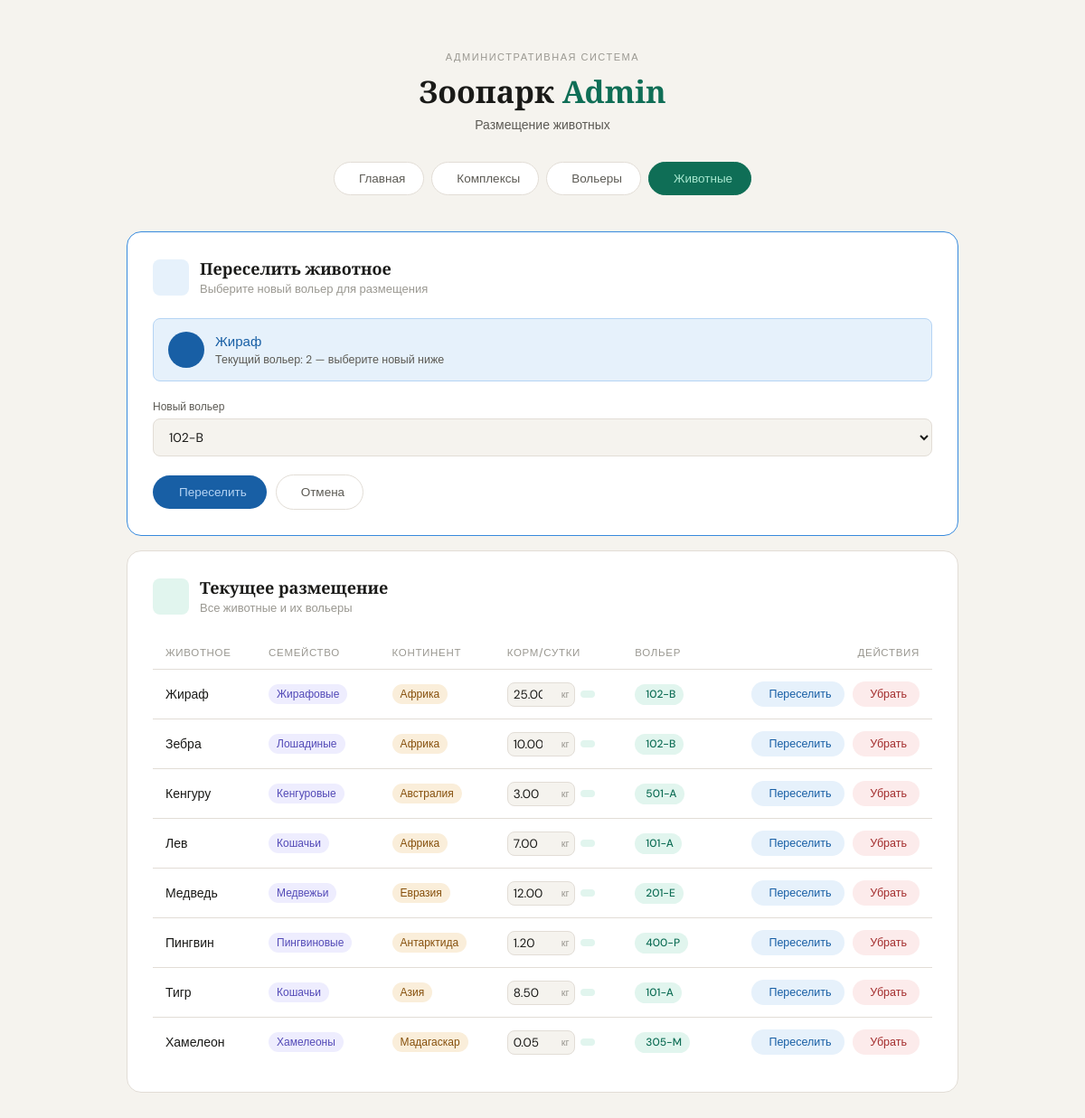
The page /animals.php?action=edit&specie_id=1&room_id=2 on the database its author committed.
### tables this page shows
CREATE TABLE `animal_placement` (
  `id_species` int(11) NOT NULL,
  `id_room` int(11) NOT NULL
);

CREATE TABLE `animal_species` (
  `id_specie` int(11) NOT NULL,
  `family` varchar(45) NOT NULL,
  `continent` varchar(45) NOT NULL,
  `daily_food` decimal(6,2) NOT NULL,
  `species_name` varchar(45) NOT NULL
);

CREATE TABLE `rooms` (
  `id_room` int(11) NOT NULL,
  `room_number` varchar(45) NOT NULL,
  `has_water` tinyint(1) NOT NULL,
  `has_heating` tinyint(1) NOT NULL,
  `id_complexes` int(11) NOT NULL,
  `total_animals` int(11) NOT NULL
);

### animals.php (the view, shortened to what this page needs)
<?php
require_once 'login.php';
try {
    $pdo = new PDO($attr, $user, $pass, $opts);
    $edit_row = null;
    if (isset($_GET['action']) && $_GET['action'] === 'edit') {
        $s_id = (int)$_GET['specie_id'];
        $r_id = (int)$_GET['room_id'];
        $stmt = $pdo->prepare("SELECT p.*, s.species_name FROM animal_placement p JOIN animal_species s ON p.id_species = s.id_specie WHERE p.id_species = ? AND p.id_room = ?");
        $stmt->execute([$s_id, $r_id]);
        $edit_row = $stmt->fetch();
    }
    $rooms   = $pdo->query("SELECT * FROM rooms ORDER BY room_number")->fetchAll();
    $query = "SELECT p.id_species, p.id_room, s.species_name, s.family, s.continent, s.daily_food, r.room_number
              FROM animal_placement p
              JOIN animal_species s ON p.id_species = s.id_specie
              JOIN rooms r ON p.id_room = r.id_room
              ORDER BY s.species_name ASC";
    $result = $pdo->query($query);
} catch (PDOException $e) {
    die("Ошибка СУБД: " . $e->getMessage());
}
?>
<!DOCTYPE html>
<html lang="ru">
<head>
    <link rel="stylesheet" href="https://cdn.jsdelivr.net/npm/@tabler/icons-webfont@latest/dist/tabler-icons.min.css">
</head>
<body>
<header class="site-header">
    <div class="eyebrow">Административная система</div>
    <h1 class="site-title">Зоопарк <em>Admin</em></h1>
    <p class="site-sub">Размещение животных</p>
</header>
<nav>
    <a href="index.php"     class="nav-btn"><i class="ti ti-layout-dashboard"></i> Главная</a>
    <a href="complexes.php" class="nav-btn"><i class="ti ti-building-estate"></i> Комплексы</a>
    <a href="rooms.php"     class="nav-btn"><i class="ti ti-door"></i> Вольеры</a>
    <a href="animals.php"   class="nav-btn active"><i class="ti ti-paw"></i> Животные</a>
</nav>
<main class="content">
    <?php if ($edit_row): ?>
    <div class="card card-edit">
        <div class="card-header">
            <div class="card-icon icon-blue"><i class="ti ti-replace"></i></div>
            <div>
                <div class="card-title">Переселить животное</div>
                <div class="card-subtitle">Выберите новый вольер для размещения</div>
            </div>
        </div>
        <div class="animal-banner">
            <div class="animal-avatar"><i class="ti ti-paw"></i></div>
            <div>
                <div class="animal-name"><?= htmlspecialchars($edit_row['species_name']) ?></div>
                <div class="animal-hint">Текущий вольер: <?= htmlspecialchars($edit_row['id_room']) ?> — выберите новый ниже</div>
            </div>
        </div>
        <form method="POST" action="animals.php">
            <div class="form-grid">
                <div class="field-group">
                    <label class="field-label">Новый вольер</label>
                    <select class="field-input blue" name="new_room_id" required>
                        <?php foreach ($rooms as $r): ?>
                            <option value="<?= $r['id_room'] ?>" <?= $r['id_room'] == $edit_row['id_room'] ? 'selected' : '' ?>>
                                <?= htmlspecialchars($r['room_number']) ?>
                            </option>
                        <?php endforeach; ?>
                    </select>
                </div>
            </div>
            <div class="form-actions">
                <button type="submit" name="edit_placement" class="btn-submit btn-submit-blue">
                    <i class="ti ti-replace"></i> Переселить
                </button>
                <a href="animals.php" class="btn-cancel">
                    <i class="ti ti-x"></i> Отмена
                </a>
            </div>
        </form>
    </div>
    <?php endif; ?>
    <div class="card">
        <div class="card-header">
            <div class="card-icon icon-green"><i class="ti ti-paw"></i></div>
            <div>
                <div class="card-title">Текущее размещение</div>
                <div class="card-subtitle">Все животные и их вольеры</div>
            </div>
        </div>
        <div class="table-wrap">
            <table>
                <thead>
                    <tr>
                        <th>Животное</th>
                        <th>Семейство</th>
                        <th>Континент</th>
                        <th>Корм/сутки</th>
                        <th>Вольер</th>
                        <th>Действия</th>
                    </tr>
                </thead>
                <tbody>
                    <?php $has_rows = false; while ($row = $result->fetch()): $has_rows = true; ?>
                        <tr>
                            <td><span class="species-name"><?= htmlspecialchars($row['species_name']) ?></span></td>
                            <td><span class="tag tag-family"><?= htmlspecialchars($row['family']) ?></span></td>
                            <td><span class="tag tag-continent"><?= htmlspecialchars($row['continent']) ?></span></td>
                    <td>
                        <form method="POST" action="" style="display: flex; align-items: center; gap: 6px;">
                            <div style="position: relative; display: inline-block;">
                                <input type="number" name="new_daily_food" value="<?= htmlspecialchars($row['daily_food']) ?>" step="0.01" min="0.01" required style="width: 75px; padding: 4px 20px 4px 6px; border: 1px solid var(--border); border-radius: var(--radius-sm); font-family: inherit; font-size: 13.5px; background: var(--bg); color: var(--text-1);">
                                <span style="position: absolute; right: 6px; top: 50%; transform: translateY(-50%); font-size: 11px; color: var(--text-3); font-weight: 500;">кг</span>
                            </div>
                            <button type="submit" name="update_food_submit" class="action-btn" style="background: var(--green-bg); color: var(--green); padding: 4px 8px; border: none; border-radius: var(--radius-sm);">
                            </button>
                        </form>
                    </td>
                            <td><span class="tag tag-room"><i class="ti ti-door" style="font-size:12px;vertical-align:-1px;margin-right:3px"></i><?= htmlspecialchars($row['room_number']) ?></span></td>
                            <td>
                                <a href="animals.php?action=edit&specie_id=<?= $row['id_species'] ?>&room_id=<?= $row['id_room'] ?>" class="action-btn btn-edit-row">
                                    <i class="ti ti-replace"></i> Переселить
                                </a>
                                <a href="animals.php?delete_specie_id=<?= $row['id_species'] ?>&delete_room_id=<?= $row['id_room'] ?>"
                                   class="action-btn btn-delete-row"
                                   onclick="return confirm('Убрать «<?= htmlspecialchars($row['species_name']) ?>» из вольера?')">
                                    <i class="ti ti-trash"></i> Убрать
                                </a>
                            </td>
                        </tr>
                    <?php endwhile; ?>
                </tbody>
            </table>
        </div>
    </div>
</main>
</body>
</html>

### rows shown on the page
animal_placement: id_species.species_name "Жираф", id_room "2", new_room_id "102-B", id_species.family "Жирафовые", id_species.continent "Африка", new_daily_food "25.00", id_room.room_number "102-B"
animal_placement: id_species.species_name "Зебра", id_species.family "Лошадиные", id_species.continent "Африка", new_daily_food "10.00", id_room.room_number "102-B"
animal_placement: id_species.species_name "Кенгуру", id_species.family "Кенгуровые", id_species.continent "Австралия", new_daily_food "3.00", id_room.room_number "501-A"
animal_placement: id_species.species_name "Лев", id_species.family "Кошачьи", id_species.continent "Африка", new_daily_food "7.00", id_room.room_number "101-A"
animal_placement: id_species.species_name "Медведь", id_species.family "Медвежьи", id_species.continent "Евразия", new_daily_food "12.00", id_room.room_number "201-E"
animal_placement: id_species.species_name "Пингвин", id_species.family "Пингвиновые", id_species.continent "Антарктида", new_daily_food "1.20", id_room.room_number "400-P"
animal_placement: id_species.species_name "Тигр", id_species.family "Кошачьи", id_species.continent "Азия", new_daily_food "8.50", id_room.room_number "101-A"
animal_placement: id_species.species_name "Хамелеон", id_species.family "Хамелеоны", id_species.continent "Мадагаскар", new_daily_food "0.05", id_room.room_number "305-M"
